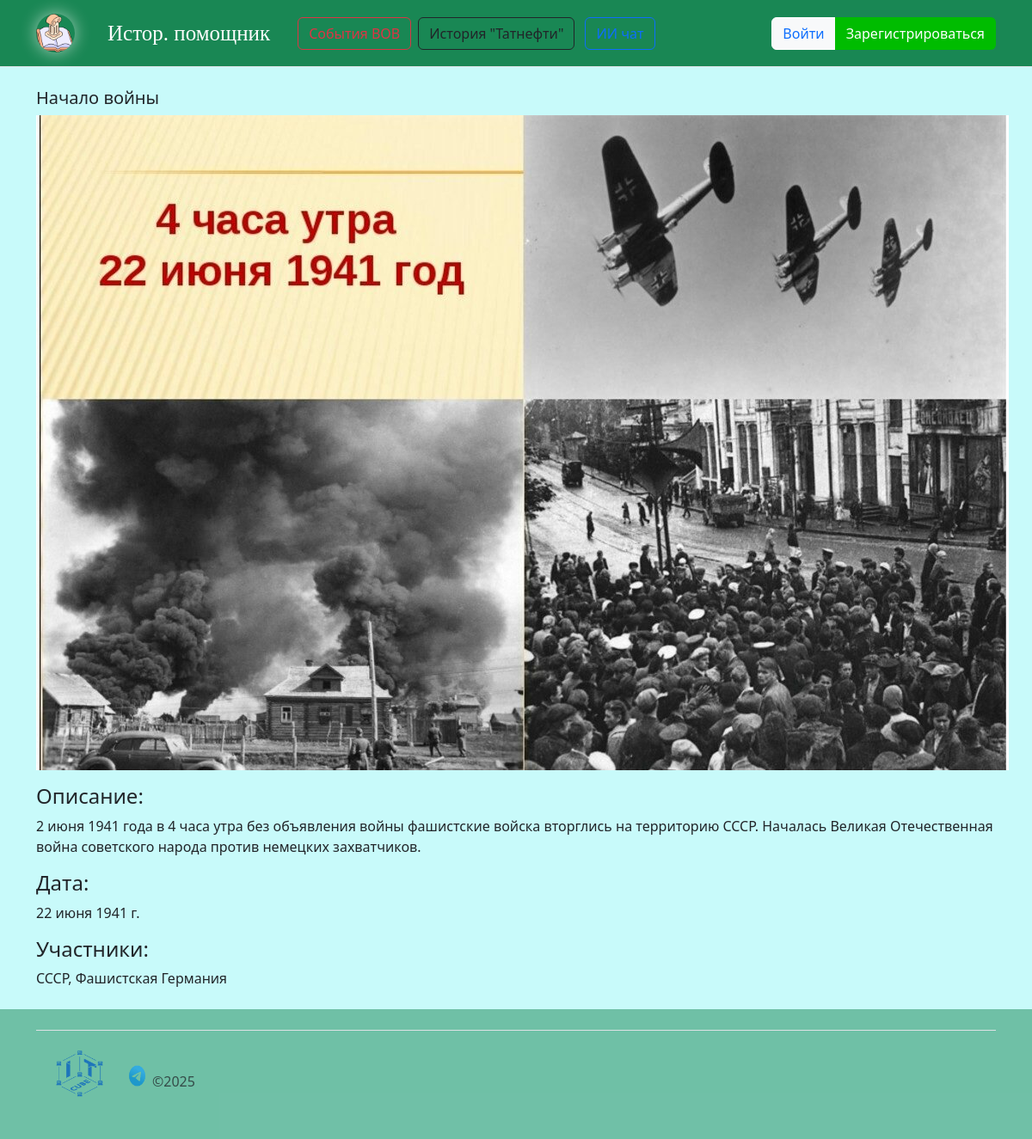
The page /event_war/1/ on the database its author committed.
### events/models.py (models this page shows, shortened)
class EventWar(models.Model):
    date = models.DateField()
    title = models.CharField(max_length=200)
    description = models.TextField()
    participants = models.CharField(max_length=500)
    img_event = models.TextField()

### events/views.py (the view)
# urls.py: path('event_war/<int:id>/', event_war, name='event_war'),
def event_war(request, id):
    event = get_object_or_404(EventWar, id=id)
    return render(request, 'event_war.html', {'event': event})

### events/templates/event_war.html (shortened to what this page needs)
{% extends 'base.html' %}
{% block main %}
<h5>{{ event.title }}</h5>
<img src="/static/img/{{ event.img_event }}">
<p><h4>Описание:</h4> {{ event.description }}</p>
<p><h4>Дата:</h4> {{ event.date }}</p>
<p><h4>Участники:</h4> {{ event.participants }}</p>
{% endblock %}

### rows shown on the page
EventWar: title "Начало войны", img_event (picture), description "2 июня 1941 года в 4 часа утра без объявления войны фашистские войска вторглись на территорию СССР. Началась Великая Отече­ственная война советского народа против немецких за­хватчиков.", date "22 июня 1941 г.", participants "СССР, Фашистская Германия"
